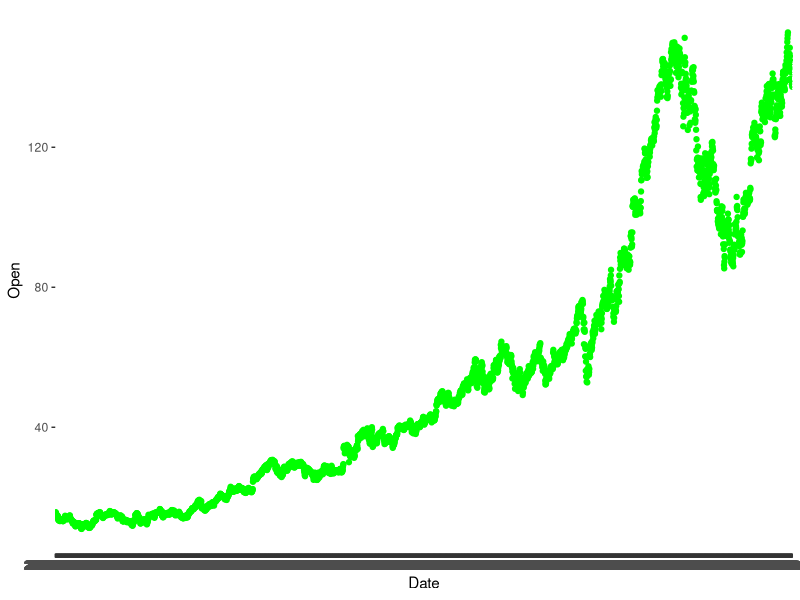

Generate this figure with R:
## ---- chunk 1
rm(list=ls())
knitr::opts_chunk$set(echo = FALSE)
library(tidyverse)
library(ggplot2)
library(lubridate)
## ---- chunk 2
gdata <- read.csv("./google_stock_data.csv")
gdata$month_name <- lubridate::month(gdata$Date,label=TRUE)
gdata$year <- lubridate::year(gdata$Date)
str(gdata)
summary(gdata)
## ---- chunk 3
ggplot(gdata,mapping=aes(x=Date,y=Open))+geom_point(color="green")
## ---- chunk 4
gdata$propotional_weight_open_price <- gdata$Open/sum(gdata$Open)
gdata$propotional_weight_close_price <- gdata$Close/sum(gdata$Close)
gdata$propotional_weight_low_price <- gdata$Low/sum(gdata$Low)
gdata$propotional_weight_high_price <- gdata$High/sum(gdata$High)
gdata$weight_open_price_average <- round(weighted.mean(gdata$Open,gdata$propotional_weight_open_price),2)
gdata$weighted_close_price_average <- round(weighted.mean(gdata$Close,gdata$propotional_weight_close_price))
gdata$weighted_high_price_average <- round(weighted.mean(gdata$High,gdata$propotional_weight_high_price))
gdata$weighted_low_price_average <- round(weighted.mean(gdata$Low,gdata$propotional_weight_low_price))
summary(gdata$Open)
iqr_open <- round(IQR(gdata$Open),2)
iqr_close <- round(IQR(gdata$close),2)
iqr_low <- round(IQR(gdata$Low))
iqr_high <- round(IQR(gdata$High))
data <- quantile(gdata$Open,probs=c(0.1,0.2,0.25,0.3,0.4,0.5,0.6,0.7,0.75,0.8,0.9))
print(data)
print(iqr_open)
open_price_range <- range(gdata$Open)
print(open_price_range)
print(max(gdata$Open)-min(gdata$Open))
open_price_var <- var(gdata$Open)
print(open_price_var)
cofficient_of_variation_open_price <- (mean(gdata$Open)/sd(gdata$Open))*100
print(cofficient_of_variation_open_price)
